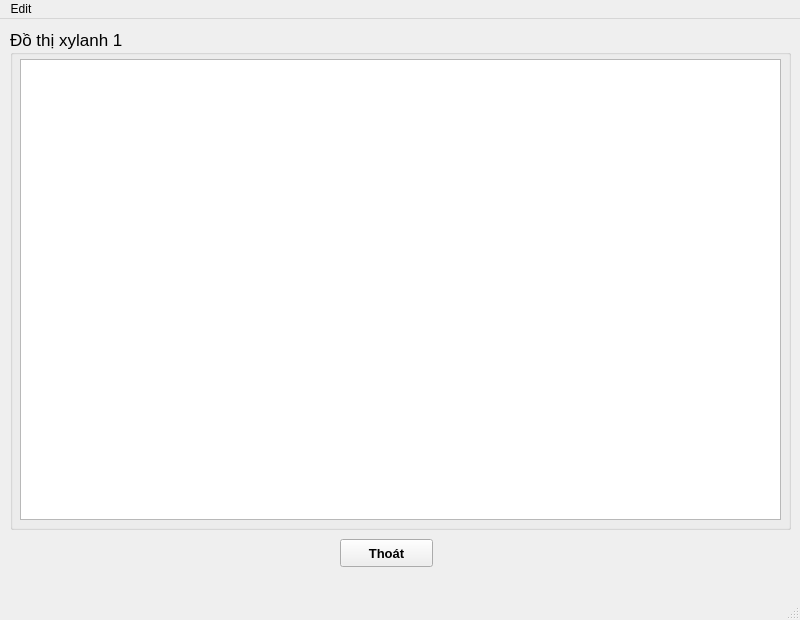
<?xml version="1.0" encoding="UTF-8"?>
<ui version="4.0">
 <class>MainWindow</class>
 <widget class="QMainWindow" name="MainWindow">
  <property name="geometry">
   <rect>
    <x>0</x>
    <y>0</y>
    <width>800</width>
    <height>620</height>
   </rect>
  </property>
  <property name="windowTitle">
   <string>MainWindow</string>
  </property>
  <widget class="QWidget" name="centralwidget">
   <widget class="QGroupBox" name="GB_grap">
    <property name="geometry">
     <rect>
      <x>10</x>
      <y>10</y>
      <width>781</width>
      <height>501</height>
     </rect>
    </property>
    <property name="font">
     <font>
      <pointsize>13</pointsize>
     </font>
    </property>
    <property name="title">
     <string>Đồ thị xylanh 1</string>
    </property>
    <widget class="QGraphicsView" name="GV_graph">
     <property name="geometry">
      <rect>
       <x>10</x>
       <y>30</y>
       <width>761</width>
       <height>461</height>
      </rect>
     </property>
    </widget>
   </widget>
   <widget class="QPushButton" name="BT_exit">
    <property name="geometry">
     <rect>
      <x>340</x>
      <y>520</y>
      <width>93</width>
      <height>28</height>
     </rect>
    </property>
    <property name="font">
     <font>
      <pointsize>10</pointsize>
      <weight>75</weight>
      <bold>true</bold>
     </font>
    </property>
    <property name="text">
     <string>Thoát</string>
    </property>
   </widget>
  </widget>
  <widget class="QMenuBar" name="menubar">
   <property name="geometry">
    <rect>
     <x>0</x>
     <y>0</y>
     <width>800</width>
     <height>26</height>
    </rect>
   </property>
   <widget class="QMenu" name="menuEdit">
    <property name="title">
     <string>Edit</string>
    </property>
    <addaction name="actionOpen"/>
   </widget>
   <addaction name="menuEdit"/>
  </widget>
  <widget class="QStatusBar" name="statusbar"/>
  <action name="actionOpen">
   <property name="text">
    <string>Open</string>
   </property>
  </action>
 </widget>
 <resources/>
 <connections/>
</ui>
